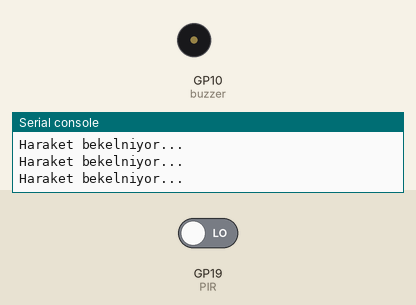
This program was run on a simulated Raspberry Pi Pico running MicroPython. On the bench: buzzer (waves = sounding), the last lines printed to the serial console. The inputs (shaded band) are chosen by the test bench; at power-on: GP19 (PIR) LOW.

Above: at 1.2 s.
1.3 s: GP19 (PIR) driven HIGH
At 1.8 s:
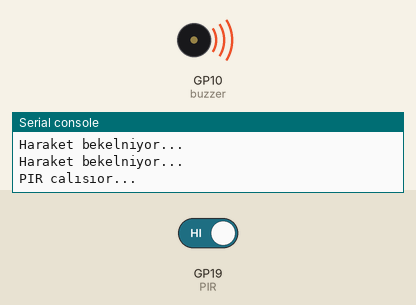
4.3 s: GP19 (PIR) driven LOW
At 5.3 s:
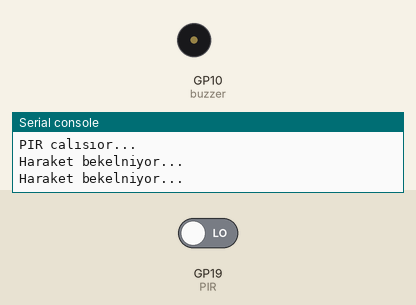
Timing chart, 0 to 7.3 s (numbered marks = the images above; inputs shaded):
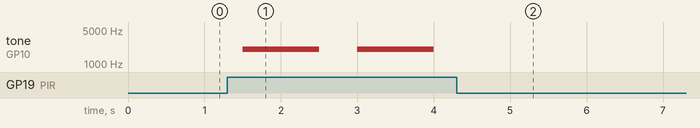

Measured:
- after the input at 1.3 s, tone on GP10 (buzzer): alternates 2000 Hz for 1.0 s and silent for 0.50 s, starting after 0.20 s
- after the input at 4.3 s, tone on GP10 (buzzer): stops changing and stays silent

The program:

PIR.py
```python
from machine import Pin, PWM
import utime
PIR = Pin(19,Pin.IN,Pin.PULL_DOWN)

buzzer = PWM(Pin(10))
buzzer.freq(2000);
buzzer.duty_u16(0)

while True:
    if PIR.value() == 1:
        print("PIR calısıor...")
        buzzer.duty_u16(40000)
        utime.sleep(1)
        buzzer.duty_u16(0)
    else:
        print("Haraket bekelniyor...")

    utime.sleep(0.5)
```
